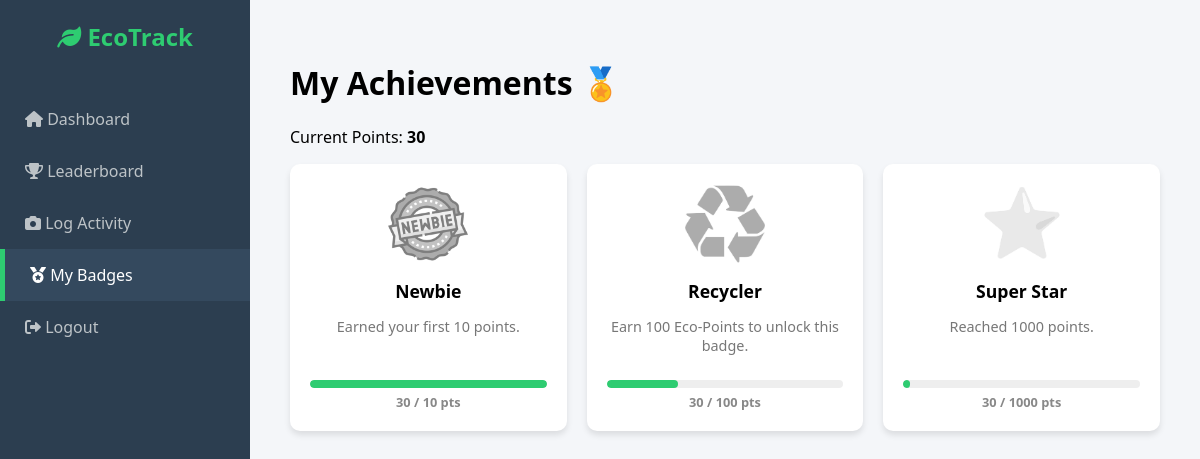
Screenshot of /pages/student/myBadges.php (signed in) with the database file from the repository.
### tables this page shows
CREATE TABLE `badges` (
  `badge_id` int(11) NOT NULL,
  `name` varchar(100) NOT NULL,
  `description` text DEFAULT NULL,
  `icon_path` varchar(255) DEFAULT NULL,
  `points_required` int(11) NOT NULL
);

### pages/student/myBadges.php (the view, shortened to what this page needs)
<?php
require __DIR__ . '/../../config/dbConnect.php';
$userId = $_SESSION['user']['id'] ?? null;
$sqlPoints = "SELECT SUM(points_earned) as total FROM user_activity_log WHERE user_id = ?";
$stmt = $conn->prepare($sqlPoints);
$stmt->bind_param("i", $userId);
$stmt->execute();
$currentPoints = $stmt->get_result()->fetch_assoc()['total'] ?? 0;
$allBadgesResult = $conn->query("SELECT * FROM badges ORDER BY points_required ASC");
$earnedBadges = [];
?>
<!DOCTYPE html>
<html lang="en">
<head>
    <link rel="stylesheet" href="style.css">
    <link rel="stylesheet" href="https://cdnjs.cloudflare.com/ajax/libs/font-awesome/6.0.0/css/all.min.css">
</head>
<body>
    <nav class="sidebar">
        <div class="logo"><i class="fa-solid fa-leaf"></i> EcoTrack</div>
        <ul>
            <li><a href="studentDashboard.php"><i class="fa-solid fa-house"></i> Dashboard</a></li>
            <li><a href="leaderboard.php"><i class="fa-solid fa-trophy"></i> Leaderboard</a></li>
            <li><a href="submitAction.php"><i class="fa-solid fa-camera"></i> Log Activity</a></li>
            <li><a href="myBadges.php" class="active"><i class="fa-solid fa-medal"></i> My Badges</a></li>
            <li><a href="logout.php"><i class="fa-solid fa-right-from-bracket"></i> Logout</a></li>
        </ul>
    </nav>
    <main class="main-content">
        <header>
            <h1>My Achievements 🏅</h1>
            <p>Current Points: <strong><?php echo $currentPoints; ?></strong></p>
        </header>
        <section class="badge-grid">
            <?php while($badge = $allBadgesResult->fetch_assoc()) {
                $isEarned = array_key_exists($badge['badge_id'], $earnedBadges);
                $cardClass = $isEarned ? 'unlocked' : 'locked';
                $required = $badge['points_required'];
                $percent = ($currentPoints > 0 && $required > 0) ? min(($currentPoints / $required) * 100, 100) : 0;
            ?>
                <div class="badge-card <?php echo $cardClass; ?>">
                    <div>
                        <div class="badge-icon">
                            <?php
                            $fileName = basename($badge['icon_path']);
                            $webPath = "/ecotrack/assets/badges/" . $fileName;
                            $serverPath = $_SERVER['DOCUMENT_ROOT'] . $webPath;
                            if (!empty($fileName) && file_exists($serverPath)) {
                                echo '<img src="' . htmlspecialchars($webPath) . '" alt="' . htmlspecialchars($badge['name']) . '" style="width: 80px; height: 80px; object-fit: contain;">';
                            } else {
                                echo '<i class="fa-solid fa-medal" style="font-size: 60px; color: #f1c40f;"></i>';
                            }
                            ?>
                        </div>
                        <h3><?php echo htmlspecialchars($badge['name']); ?></h3>
                        <p><?php echo htmlspecialchars($badge['description']); ?></p>
                    </div>
                    <div>
                        <?php if ($isEarned) { ?>
                            <div style="background: #e8f8f5; padding: 8px; border-radius: 5px; color: #27ae60; font-weight: bold; font-size: 0.9em;">
                                <i class="fa-solid fa-check-circle"></i> Earned on <?php echo date('d M', strtotime($earnedBadges[$badge['badge_id']])); ?>
                            </div>
                        <?php } else { ?>
                            <div class="progress-track"><div class="progress-fill" style="width: <?php echo $percent; ?>%;"></div></div>
                            <div class="progress-text"><?php echo $currentPoints; ?> / <?php echo $required; ?> pts</div>
                        <?php } ?>
                    </div>
                </div>
            <?php } ?>
        </section>
    </main>
</body>
</html>

### pages/student/style.css (style rules this page uses)
body { margin: 0; font-family: 'Segoe UI', Tahoma, Geneva, Verdana, sans-serif; background-color: #f4f6f9; display: flex; min-height: 100vh; }
.sidebar { width: 250px; height: 100vh; background-color: #2c3e50; color: white; position: fixed; top: 0; left: 0; padding-top: 20px; transition: transform 0.3s ease-in-out; z-index: 1000; }
.sidebar .logo { text-align: center; font-size: 24px; font-weight: bold; margin-bottom: 40px; color: #2ecc71; }
.sidebar ul { list-style: none; padding: 0; }
.sidebar ul li a { display: block; padding: 15px 25px; color: #bdc3c7; text-decoration: none; transition: 0.3s; }
.sidebar ul li a:hover, .sidebar ul li a.active { background-color: #34495e; color: #fff; border-left: 5px solid #2ecc71; }
.main-content { margin-left: 250px; padding: 40px; width: 100%; transition: margin-left 0.3s; }
a { text-decoration: none; color: #3498db; }

### pages/student/myBadges.php (style rules this page uses)
.badge-grid { display: grid; grid-template-columns: repeat(auto-fill, minmax(220px, 1fr)); gap: 20px; }
.badge-card { background: white; border-radius: 10px; padding: 20px; text-align: center; box-shadow: 0 4px 6px rgba(0,0,0,0.1); transition: transform 0.2s; display: flex; flex-direction: column; justify-content: space-between; }
.badge-icon { margin-bottom: 15px; display: flex; justify-content: center; align-items: center; height: 80px; }
.badge-card.locked .badge-icon { filter: grayscale(100%); opacity: 0.5; }
.badge-card h3 { margin: 10px 0 5px 0; font-size: 1.1em; }
.badge-card p { font-size: 0.9em; color: #777; margin-bottom: 15px; }
.progress-track { background-color: #eee; border-radius: 10px; height: 8px; width: 100%; margin-top: 10px; overflow: hidden; }
.progress-fill { background-color: #2ecc71; height: 100%; border-radius: 10px; transition: width 0.5s ease; }
.progress-text { font-size: 0.8em; color: #888; margin-top: 5px; font-weight: bold; }

### rows the page displays
badges: icon_path (picture), name "Newbie", description "Earned your first 10 points.", $percent 100 (drawn), currentPoints "30", points_required "10"
badges: icon_path (picture), name "Recycler", description "Earn 100 Eco-Points to unlock this badge.", currentPoints "30", points_required "100"
badges: icon_path (picture), name "Super Star", description "Reached 1000 points.", $percent 3 (drawn), currentPoints "30", points_required "1000"

### other values shown
$currentPoints "30"
